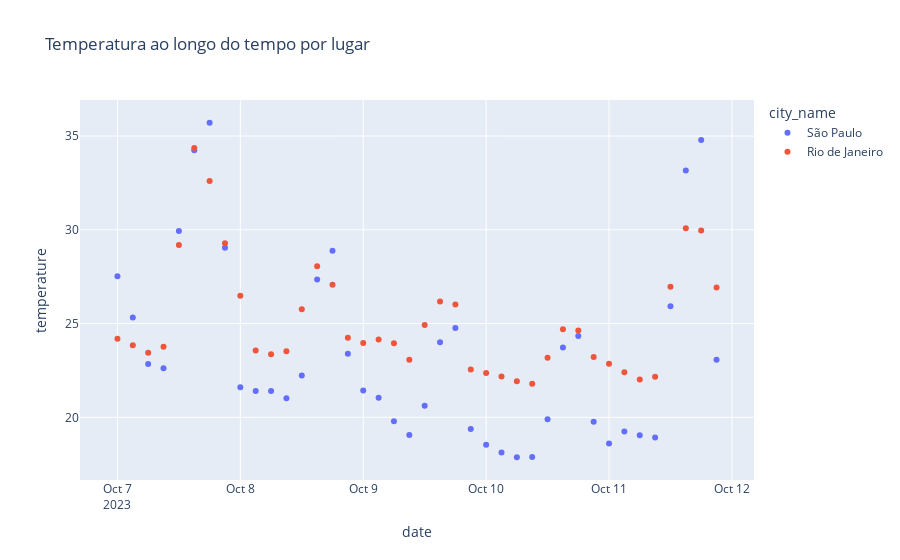

The notebook cell saved with this chart:
### Code cell
fig = px.scatter(df_weather, x='date', y='temperature', color='city_name', 
                 title='Temperatura ao longo do tempo por lugar')
fig.show()
